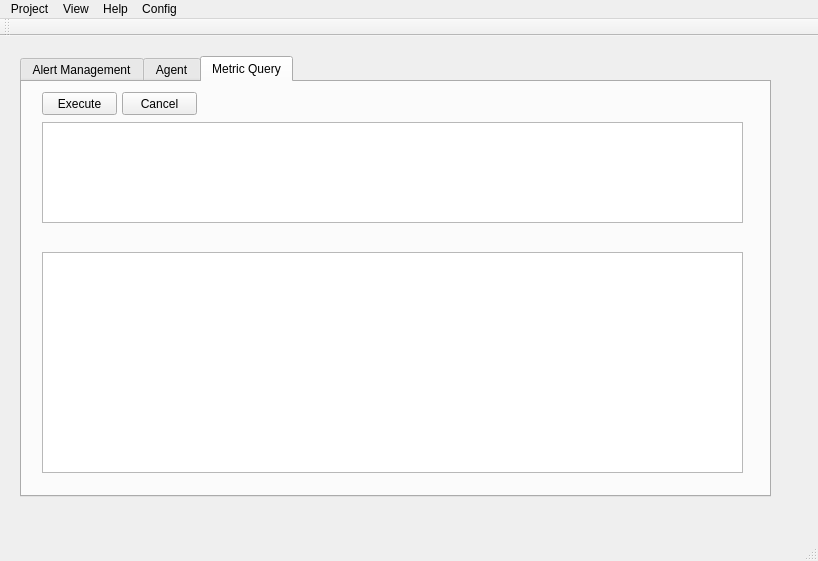
<?xml version="1.0" encoding="UTF-8"?>
<ui version="4.0">
 <class>Beacon</class>
 <widget class="QMainWindow" name="Beacon">
  <property name="geometry">
   <rect>
    <x>0</x>
    <y>0</y>
    <width>818</width>
    <height>561</height>
   </rect>
  </property>
  <property name="windowTitle">
   <string>Beacon</string>
  </property>
  <widget class="QWidget" name="centralWidget">
   <widget class="QTabWidget" name="tabWidget">
    <property name="geometry">
     <rect>
      <x>20</x>
      <y>20</y>
      <width>751</width>
      <height>441</height>
     </rect>
    </property>
    <property name="currentIndex">
     <number>2</number>
    </property>
    <widget class="QWidget" name="tabAlertManager">
     <attribute name="title">
      <string>Alert Management</string>
     </attribute>
     <widget class="QPushButton" name="buttonAssign">
      <property name="geometry">
       <rect>
        <x>20</x>
        <y>290</y>
        <width>75</width>
        <height>23</height>
       </rect>
      </property>
      <property name="text">
       <string>Assign</string>
      </property>
     </widget>
     <widget class="QPushButton" name="buttonReassign">
      <property name="geometry">
       <rect>
        <x>110</x>
        <y>290</y>
        <width>75</width>
        <height>23</height>
       </rect>
      </property>
      <property name="text">
       <string>ReAssign</string>
      </property>
     </widget>
     <widget class="QTableWidget" name="tableAlerts">
      <property name="geometry">
       <rect>
        <x>20</x>
        <y>20</y>
        <width>691</width>
        <height>251</height>
       </rect>
      </property>
      <row>
       <property name="text">
        <string>1</string>
       </property>
      </row>
      <row>
       <property name="text">
        <string>2</string>
       </property>
      </row>
      <row>
       <property name="text">
        <string>3</string>
       </property>
      </row>
      <row>
       <property name="text">
        <string>4</string>
       </property>
      </row>
      <column>
       <property name="text">
        <string>a</string>
       </property>
      </column>
     </widget>
    </widget>
    <widget class="QWidget" name="tabAgent">
     <attribute name="title">
      <string>Agent</string>
     </attribute>
     <widget class="QPushButton" name="button_StartAgent">
      <property name="geometry">
       <rect>
        <x>30</x>
        <y>30</y>
        <width>75</width>
        <height>23</height>
       </rect>
      </property>
      <property name="text">
       <string>Start Agent</string>
      </property>
     </widget>
     <widget class="QPushButton" name="button_StopAgent">
      <property name="geometry">
       <rect>
        <x>30</x>
        <y>60</y>
        <width>75</width>
        <height>23</height>
       </rect>
      </property>
      <property name="text">
       <string>Stop Agent</string>
      </property>
     </widget>
     <widget class="QGroupBox" name="groupAgentRuntime">
      <property name="geometry">
       <rect>
        <x>120</x>
        <y>20</y>
        <width>601</width>
        <height>121</height>
       </rect>
      </property>
      <property name="title">
       <string>Agent Runtime</string>
      </property>
      <widget class="QLineEdit" name="lineEdit_AgentPath">
       <property name="geometry">
        <rect>
         <x>20</x>
         <y>40</y>
         <width>251</width>
         <height>20</height>
        </rect>
       </property>
      </widget>
      <widget class="QLineEdit" name="lineEdit_AgentName">
       <property name="geometry">
        <rect>
         <x>300</x>
         <y>40</y>
         <width>281</width>
         <height>20</height>
        </rect>
       </property>
      </widget>
      <widget class="QLabel" name="label">
       <property name="geometry">
        <rect>
         <x>20</x>
         <y>20</y>
         <width>46</width>
         <height>13</height>
        </rect>
       </property>
       <property name="text">
        <string>Path</string>
       </property>
      </widget>
      <widget class="QLabel" name="label_2">
       <property name="geometry">
        <rect>
         <x>300</x>
         <y>20</y>
         <width>101</width>
         <height>16</height>
        </rect>
       </property>
       <property name="text">
        <string>Executable</string>
       </property>
      </widget>
      <widget class="QLabel" name="label_3">
       <property name="geometry">
        <rect>
         <x>20</x>
         <y>70</y>
         <width>161</width>
         <height>16</height>
        </rect>
       </property>
       <property name="text">
        <string>Args (, seperated)</string>
       </property>
      </widget>
      <widget class="QLineEdit" name="lineEdit_Args">
       <property name="geometry">
        <rect>
         <x>20</x>
         <y>90</y>
         <width>561</width>
         <height>20</height>
        </rect>
       </property>
      </widget>
     </widget>
     <widget class="QGroupBox" name="groupOutput">
      <property name="geometry">
       <rect>
        <x>20</x>
        <y>160</y>
        <width>701</width>
        <height>171</height>
       </rect>
      </property>
      <property name="title">
       <string>Output</string>
      </property>
      <widget class="QTextBrowser" name="textOutput">
       <property name="geometry">
        <rect>
         <x>10</x>
         <y>20</y>
         <width>681</width>
         <height>141</height>
        </rect>
       </property>
      </widget>
     </widget>
    </widget>
    <widget class="QWidget" name="tab_3">
     <attribute name="title">
      <string>Metric Query</string>
     </attribute>
     <widget class="QTextBrowser" name="textBrowserQueryResults">
      <property name="geometry">
       <rect>
        <x>20</x>
        <y>170</y>
        <width>701</width>
        <height>221</height>
       </rect>
      </property>
     </widget>
     <widget class="QPlainTextEdit" name="plainTextEditQuery">
      <property name="geometry">
       <rect>
        <x>20</x>
        <y>40</y>
        <width>701</width>
        <height>101</height>
       </rect>
      </property>
     </widget>
     <widget class="QPushButton" name="pushButton">
      <property name="geometry">
       <rect>
        <x>20</x>
        <y>10</y>
        <width>75</width>
        <height>23</height>
       </rect>
      </property>
      <property name="text">
       <string>Execute</string>
      </property>
     </widget>
     <widget class="QPushButton" name="pushButton_2">
      <property name="geometry">
       <rect>
        <x>100</x>
        <y>10</y>
        <width>75</width>
        <height>23</height>
       </rect>
      </property>
      <property name="text">
       <string>Cancel</string>
      </property>
     </widget>
    </widget>
   </widget>
  </widget>
  <widget class="QMenuBar" name="menuBar">
   <property name="geometry">
    <rect>
     <x>0</x>
     <y>0</y>
     <width>818</width>
     <height>21</height>
    </rect>
   </property>
   <widget class="QMenu" name="menuProject">
    <property name="title">
     <string>Project</string>
    </property>
    <widget class="QMenu" name="menuAdd">
     <property name="title">
      <string>Add</string>
     </property>
     <widget class="QMenu" name="menuAgent">
      <property name="title">
       <string>Agent</string>
      </property>
      <addaction name="actionExternal_Agent"/>
      <addaction name="actionInternal_Agent"/>
     </widget>
     <addaction name="menuAgent"/>
    </widget>
    <addaction name="actionLogin"/>
    <addaction name="actionLogout"/>
    <addaction name="separator"/>
    <addaction name="actionNew"/>
    <addaction name="actionLoad"/>
    <addaction name="actionSave"/>
    <addaction name="menuAdd"/>
   </widget>
   <widget class="QMenu" name="menuView">
    <property name="title">
     <string>View</string>
    </property>
    <addaction name="actionAlert_Management"/>
   </widget>
   <widget class="QMenu" name="menuHelp">
    <property name="title">
     <string>Help</string>
    </property>
    <addaction name="actionAbout"/>
    <addaction name="actionHelp"/>
   </widget>
   <widget class="QMenu" name="menuConfig">
    <property name="title">
     <string>Config</string>
    </property>
    <addaction name="actionOptions"/>
   </widget>
   <addaction name="menuProject"/>
   <addaction name="menuView"/>
   <addaction name="menuHelp"/>
   <addaction name="menuConfig"/>
  </widget>
  <widget class="QToolBar" name="mainToolBar">
   <attribute name="toolBarArea">
    <enum>TopToolBarArea</enum>
   </attribute>
   <attribute name="toolBarBreak">
    <bool>false</bool>
   </attribute>
  </widget>
  <widget class="QStatusBar" name="statusBar"/>
  <action name="actionNew">
   <property name="text">
    <string>New ...</string>
   </property>
  </action>
  <action name="actionLoad">
   <property name="text">
    <string>Load ...</string>
   </property>
  </action>
  <action name="actionSave">
   <property name="text">
    <string>Save ...</string>
   </property>
  </action>
  <action name="actionAlert_Management">
   <property name="text">
    <string>Alert Management</string>
   </property>
  </action>
  <action name="actionExternal_Agent">
   <property name="text">
    <string>External Agent</string>
   </property>
   <property name="toolTip">
    <string>Setup and configure a new remote monitoring agent. </string>
   </property>
  </action>
  <action name="actionInternal_Agent">
   <property name="text">
    <string>Internal Agent</string>
   </property>
  </action>
  <action name="actionAbout">
   <property name="text">
    <string>About Beacon ...</string>
   </property>
  </action>
  <action name="actionHelp">
   <property name="text">
    <string>Help</string>
   </property>
  </action>
  <action name="actionOptions">
   <property name="text">
    <string>Options...</string>
   </property>
  </action>
  <action name="actionLogin">
   <property name="text">
    <string>Login...</string>
   </property>
  </action>
  <action name="actionLogout">
   <property name="text">
    <string>Logout</string>
   </property>
  </action>
 </widget>
 <layoutdefault spacing="6" margin="11"/>
 <resources/>
 <connections/>
</ui>
